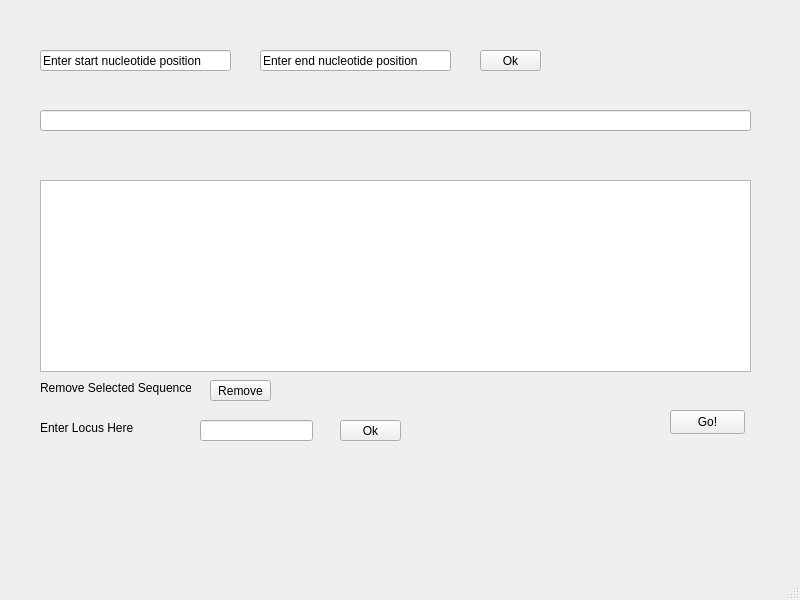
<?xml version="1.0" encoding="UTF-8"?>
<ui version="4.0">
 <class>MainWindow</class>
 <widget class="QMainWindow" name="MainWindow">
  <property name="geometry">
   <rect>
    <x>0</x>
    <y>0</y>
    <width>800</width>
    <height>600</height>
   </rect>
  </property>
  <property name="windowTitle">
   <string>MainWindow</string>
  </property>
  <widget class="QWidget" name="centralwidget">
   <widget class="QLineEdit" name="StartPos">
    <property name="geometry">
     <rect>
      <x>40</x>
      <y>50</y>
      <width>191</width>
      <height>21</height>
     </rect>
    </property>
    <property name="text">
     <string>Enter start nucleotide position </string>
    </property>
   </widget>
   <widget class="QLineEdit" name="EndPos">
    <property name="geometry">
     <rect>
      <x>260</x>
      <y>50</y>
      <width>191</width>
      <height>21</height>
     </rect>
    </property>
    <property name="text">
     <string>Enter end nucleotide position </string>
    </property>
   </widget>
   <widget class="QLineEdit" name="SeqEditor">
    <property name="geometry">
     <rect>
      <x>40</x>
      <y>110</y>
      <width>711</width>
      <height>21</height>
     </rect>
    </property>
   </widget>
   <widget class="QPushButton" name="NucPosButton">
    <property name="geometry">
     <rect>
      <x>480</x>
      <y>50</y>
      <width>61</width>
      <height>21</height>
     </rect>
    </property>
    <property name="text">
     <string>Ok</string>
    </property>
   </widget>
   <widget class="QTableWidget" name="tableWidget">
    <property name="geometry">
     <rect>
      <x>40</x>
      <y>180</y>
      <width>711</width>
      <height>192</height>
     </rect>
    </property>
   </widget>
   <widget class="QPushButton" name="RemoveButton">
    <property name="geometry">
     <rect>
      <x>210</x>
      <y>380</y>
      <width>61</width>
      <height>21</height>
     </rect>
    </property>
    <property name="text">
     <string>Remove</string>
    </property>
   </widget>
   <widget class="QLabel" name="RemoveSeqLab">
    <property name="geometry">
     <rect>
      <x>40</x>
      <y>380</y>
      <width>151</width>
      <height>16</height>
     </rect>
    </property>
    <property name="text">
     <string>Remove Selected Sequences</string>
    </property>
   </widget>
   <widget class="QLabel" name="LocusLab">
    <property name="geometry">
     <rect>
      <x>40</x>
      <y>420</y>
      <width>191</width>
      <height>16</height>
     </rect>
    </property>
    <property name="text">
     <string>Enter Locus Here</string>
    </property>
   </widget>
   <widget class="QLineEdit" name="lineEdit">
    <property name="geometry">
     <rect>
      <x>200</x>
      <y>420</y>
      <width>113</width>
      <height>21</height>
     </rect>
    </property>
   </widget>
   <widget class="QPushButton" name="LocusButton">
    <property name="geometry">
     <rect>
      <x>340</x>
      <y>420</y>
      <width>61</width>
      <height>21</height>
     </rect>
    </property>
    <property name="text">
     <string>Ok</string>
    </property>
   </widget>
   <widget class="QPushButton" name="GoButton">
    <property name="geometry">
     <rect>
      <x>670</x>
      <y>410</y>
      <width>75</width>
      <height>24</height>
     </rect>
    </property>
    <property name="text">
     <string>Go!</string>
    </property>
   </widget>
  </widget>
  <widget class="QMenuBar" name="menubar">
   <property name="geometry">
    <rect>
     <x>0</x>
     <y>0</y>
     <width>800</width>
     <height>33</height>
    </rect>
   </property>
  </widget>
  <widget class="QStatusBar" name="statusbar"/>
 </widget>
 <resources/>
 <connections/>
</ui>
